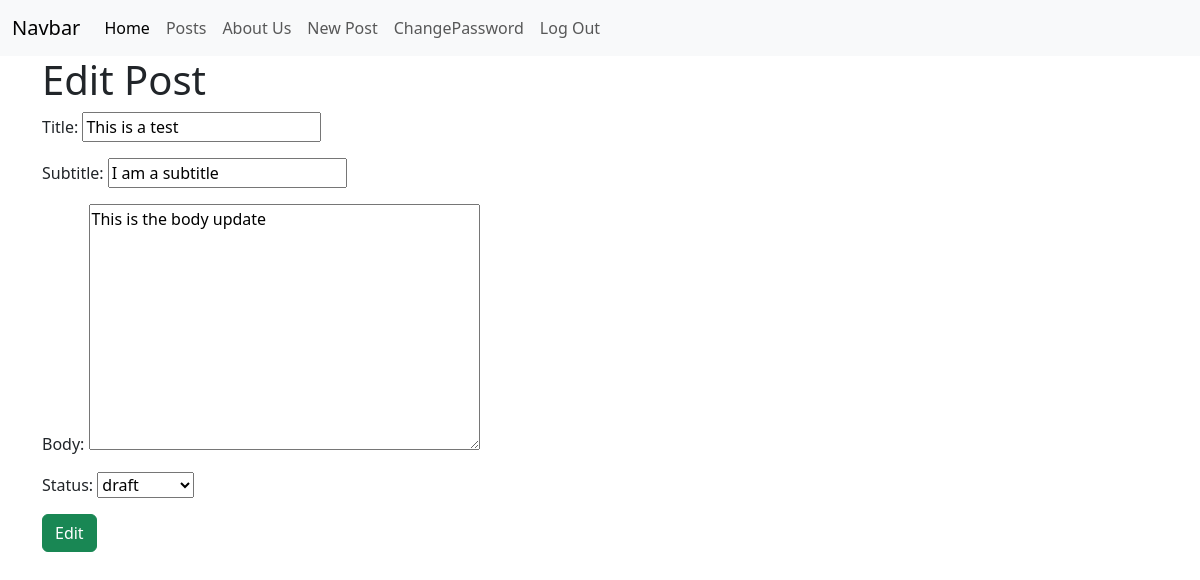
/post/4/edit/ (signed in), run on the app's committed database.
### posts/models.py (models this page shows, shortened)
class Post(models.Model):
    title = models.CharField(max_length=128)
    subtitle = models.CharField(max_length=256)
    author = models.ForeignKey(
        get_user_model(),
        on_delete=models.CASCADE
    )
    body = models.TextField()
    created_on = models.DateTimeField(auto_now_add=True)
    status = models.ForeignKey(
        Status,
        on_delete=models.CASCADE
    )

### posts/views.py (the view)
# urls.py: path("<int:pk>/edit/", views.PostUpdateView.as_view(), name="edit"),
class PostUpdateView(LoginRequiredMixin, UserPassesTestMixin, UpdateView):
    template_name = "posts/edit.html"
    model = Post
    fields = ["title", "subtitle", "body", "status"]
    def test_func(self):
        post = self.get_object()
        return post.author == self.request.user

### posts/models.py (called while the page is built)
    def __str__(self):
        return self.name

### templates/posts/edit.html (shortened to what this page needs)
{% extends 'base.html' %}
{% block content %}
<h1>Edit Post</h1>
<form method="POST">
    {{ form.as_p }}
    <button type="submit" class="btn btn-success">Edit</button>
</form>
{% endblock %}

### data on the page
Post: title "This is a test", subtitle "I am a subtitle", body "This is the body update", status "draft"
